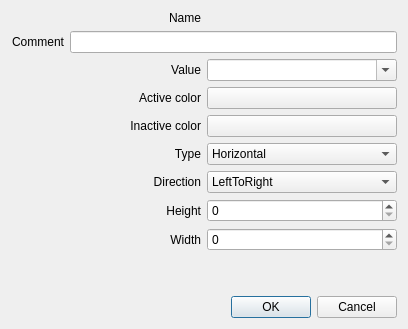
<?xml version="1.0" encoding="UTF-8"?>
<ui version="4.0">
 <class>GraphicalItem</class>
 <widget class="QDialog" name="GraphicalItem">
  <property name="geometry">
   <rect>
    <x>0</x>
    <y>0</y>
    <width>408</width>
    <height>329</height>
   </rect>
  </property>
  <property name="windowTitle">
   <string>Configuration</string>
  </property>
  <layout class="QVBoxLayout" name="verticalLayout">
   <item>
    <layout class="QHBoxLayout" name="layout_name">
     <item>
      <widget class="QLabel" name="label_name">
       <property name="text">
        <string>Name</string>
       </property>
       <property name="alignment">
        <set>Qt::AlignRight|Qt::AlignTrailing|Qt::AlignVCenter</set>
       </property>
      </widget>
     </item>
     <item>
      <widget class="QLabel" name="label_nameValue">
       <property name="text">
        <string/>
       </property>
      </widget>
     </item>
    </layout>
   </item>
   <item>
    <layout class="QHBoxLayout" name="layout_comment">
     <item>
      <widget class="QLabel" name="label_comment">
       <property name="text">
        <string>Comment</string>
       </property>
       <property name="alignment">
        <set>Qt::AlignRight|Qt::AlignTrailing|Qt::AlignVCenter</set>
       </property>
      </widget>
     </item>
     <item>
      <widget class="QLineEdit" name="lineEdit_comment"/>
     </item>
    </layout>
   </item>
   <item>
    <layout class="QHBoxLayout" name="layout_value">
     <item>
      <widget class="QLabel" name="label_value">
       <property name="text">
        <string>Value</string>
       </property>
       <property name="alignment">
        <set>Qt::AlignRight|Qt::AlignTrailing|Qt::AlignVCenter</set>
       </property>
      </widget>
     </item>
     <item>
      <widget class="QComboBox" name="comboBox_value">
       <property name="editable">
        <bool>true</bool>
       </property>
      </widget>
     </item>
    </layout>
   </item>
   <item>
    <layout class="QHBoxLayout" name="layout_activeColor">
     <item>
      <widget class="QLabel" name="label_activeColor">
       <property name="text">
        <string>Active color</string>
       </property>
       <property name="alignment">
        <set>Qt::AlignRight|Qt::AlignTrailing|Qt::AlignVCenter</set>
       </property>
      </widget>
     </item>
     <item>
      <widget class="QPushButton" name="pushButton_activeColor">
       <property name="text">
        <string/>
       </property>
      </widget>
     </item>
    </layout>
   </item>
   <item>
    <layout class="QHBoxLayout" name="layout_inactiveColor">
     <item>
      <widget class="QLabel" name="label_inactiveColor">
       <property name="text">
        <string>Inactive color</string>
       </property>
       <property name="alignment">
        <set>Qt::AlignRight|Qt::AlignTrailing|Qt::AlignVCenter</set>
       </property>
      </widget>
     </item>
     <item>
      <widget class="QPushButton" name="pushButton_inactiveColor">
       <property name="text">
        <string/>
       </property>
      </widget>
     </item>
    </layout>
   </item>
   <item>
    <layout class="QHBoxLayout" name="layout_type">
     <item>
      <widget class="QLabel" name="label_type">
       <property name="text">
        <string>Type</string>
       </property>
       <property name="alignment">
        <set>Qt::AlignRight|Qt::AlignTrailing|Qt::AlignVCenter</set>
       </property>
      </widget>
     </item>
     <item>
      <widget class="QComboBox" name="comboBox_type">
       <item>
        <property name="text">
         <string notr="true">Horizontal</string>
        </property>
       </item>
       <item>
        <property name="text">
         <string notr="true">Vertical</string>
        </property>
       </item>
       <item>
        <property name="text">
         <string notr="true">Circle</string>
        </property>
       </item>
      </widget>
     </item>
    </layout>
   </item>
   <item>
    <layout class="QHBoxLayout" name="layout_direction">
     <item>
      <widget class="QLabel" name="label_direction">
       <property name="text">
        <string>Direction</string>
       </property>
       <property name="alignment">
        <set>Qt::AlignRight|Qt::AlignTrailing|Qt::AlignVCenter</set>
       </property>
      </widget>
     </item>
     <item>
      <widget class="QComboBox" name="comboBox_direction">
       <item>
        <property name="text">
         <string notr="true">LeftToRight</string>
        </property>
       </item>
       <item>
        <property name="text">
         <string notr="true">RightToLeft</string>
        </property>
       </item>
      </widget>
     </item>
    </layout>
   </item>
   <item>
    <layout class="QHBoxLayout" name="layout_height">
     <item>
      <widget class="QLabel" name="label_height">
       <property name="text">
        <string>Height</string>
       </property>
       <property name="alignment">
        <set>Qt::AlignRight|Qt::AlignTrailing|Qt::AlignVCenter</set>
       </property>
      </widget>
     </item>
     <item>
      <widget class="QSpinBox" name="spinBox_height">
       <property name="maximum">
        <number>2000</number>
       </property>
       <property name="singleStep">
        <number>25</number>
       </property>
      </widget>
     </item>
    </layout>
   </item>
   <item>
    <layout class="QHBoxLayout" name="layout_width">
     <item>
      <widget class="QLabel" name="label_width">
       <property name="text">
        <string>Width</string>
       </property>
       <property name="alignment">
        <set>Qt::AlignRight|Qt::AlignTrailing|Qt::AlignVCenter</set>
       </property>
      </widget>
     </item>
     <item>
      <widget class="QSpinBox" name="spinBox_width">
       <property name="maximum">
        <number>2000</number>
       </property>
       <property name="singleStep">
        <number>25</number>
       </property>
      </widget>
     </item>
    </layout>
   </item>
   <item>
    <spacer name="verticalSpacer">
     <property name="orientation">
      <enum>Qt::Vertical</enum>
     </property>
     <property name="sizeHint" stdset="0">
      <size>
       <width>20</width>
       <height>40</height>
      </size>
     </property>
    </spacer>
   </item>
   <item>
    <widget class="QDialogButtonBox" name="buttonBox">
     <property name="orientation">
      <enum>Qt::Horizontal</enum>
     </property>
     <property name="standardButtons">
      <set>QDialogButtonBox::Cancel|QDialogButtonBox::Ok</set>
     </property>
    </widget>
   </item>
  </layout>
 </widget>
 <resources/>
 <connections>
  <connection>
   <sender>buttonBox</sender>
   <signal>accepted()</signal>
   <receiver>GraphicalItem</receiver>
   <slot>accept()</slot>
   <hints>
    <hint type="sourcelabel">
     <x>248</x>
     <y>254</y>
    </hint>
    <hint type="destinationlabel">
     <x>157</x>
     <y>274</y>
    </hint>
   </hints>
  </connection>
  <connection>
   <sender>buttonBox</sender>
   <signal>rejected()</signal>
   <receiver>GraphicalItem</receiver>
   <slot>reject()</slot>
   <hints>
    <hint type="sourcelabel">
     <x>316</x>
     <y>260</y>
    </hint>
    <hint type="destinationlabel">
     <x>286</x>
     <y>274</y>
    </hint>
   </hints>
  </connection>
 </connections>
</ui>
